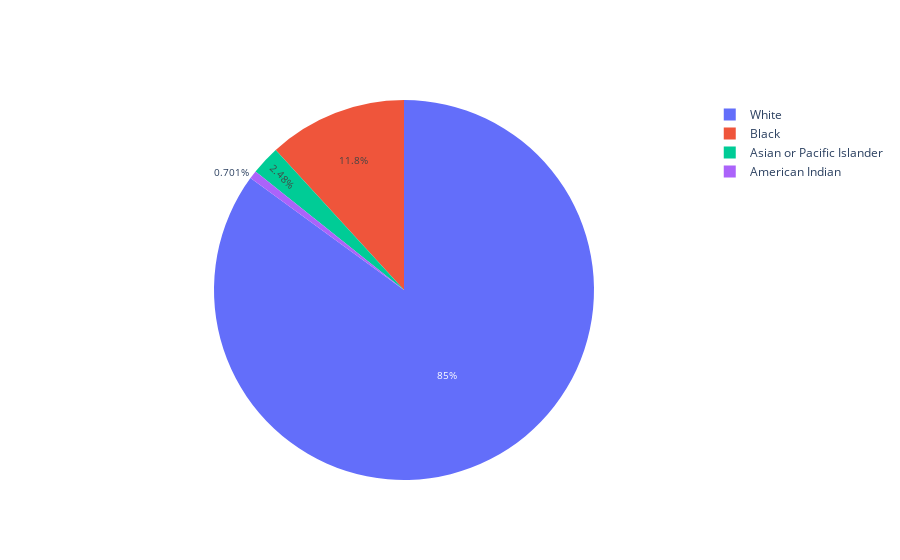

Notebook code cell kept with this figure:
### Code cell
labels = list(race_analysis['race_name'])
values = list(race_analysis['count'])
data_race = go.Pie(labels=labels, values=values,hoverinfo='label+percent',textfont=dict(size=10))
py.iplot([data_race])

### Figure 1 — Plotly figure (JSON) as saved in the notebook; plotly's stock layout.template omitted (floating-point values rounded to 4 significant figures)
{"data": [{"hoverinfo": "label+percent", "labels": ["White", "Black", "Asian or Pacific Islander", "American Indian"], "textfont": {"size": 10}, "type": "pie", "values": [2311103, 320759, 67295, 19041]}], "layout": {}}
